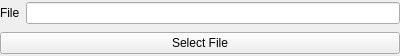
<?xml version="1.0" encoding="UTF-8"?>
<ui version="4.0">
 <class>FileProperty</class>
 <widget class="QWidget" name="FileProperty">
  <property name="geometry">
   <rect>
    <x>0</x>
    <y>0</y>
    <width>400</width>
    <height>56</height>
   </rect>
  </property>
  <property name="windowTitle">
   <string>Form</string>
  </property>
  <layout class="QGridLayout" name="gridLayout">
   <property name="leftMargin">
    <number>0</number>
   </property>
   <property name="topMargin">
    <number>0</number>
   </property>
   <property name="rightMargin">
    <number>0</number>
   </property>
   <property name="bottomMargin">
    <number>0</number>
   </property>
   <item row="0" column="0">
    <widget class="QLabel" name="label">
     <property name="text">
      <string>File</string>
     </property>
    </widget>
   </item>
   <item row="0" column="1">
    <widget class="QLineEdit" name="filenameBox"/>
   </item>
   <item row="1" column="0" colspan="2">
    <widget class="QPushButton" name="browseButton">
     <property name="text">
      <string>Select File</string>
     </property>
    </widget>
   </item>
  </layout>
 </widget>
 <resources/>
 <connections/>
</ui>
